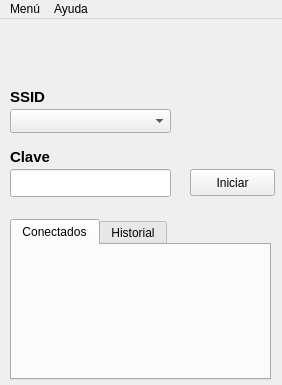
<?xml version="1.0" encoding="UTF-8"?>
<ui version="4.0">
 <class>MainWindow</class>
 <widget class="QMainWindow" name="MainWindow">
  <property name="windowModality">
   <enum>Qt::ApplicationModal</enum>
  </property>
  <property name="geometry">
   <rect>
    <x>0</x>
    <y>0</y>
    <width>282</width>
    <height>385</height>
   </rect>
  </property>
  <property name="minimumSize">
   <size>
    <width>282</width>
    <height>385</height>
   </size>
  </property>
  <property name="maximumSize">
   <size>
    <width>282</width>
    <height>385</height>
   </size>
  </property>
  <property name="windowTitle">
   <string>Connecty</string>
  </property>
  <property name="toolTip">
   <string/>
  </property>
  <widget class="QWidget" name="centralwidget">
   <widget class="QComboBox" name="ssid">
    <property name="geometry">
     <rect>
      <x>10</x>
      <y>90</y>
      <width>161</width>
      <height>24</height>
     </rect>
    </property>
    <property name="toolTip">
     <string>Seleccione el perfil de conexión a iniciar</string>
    </property>
   </widget>
   <widget class="QLineEdit" name="lineEdit">
    <property name="geometry">
     <rect>
      <x>10</x>
      <y>150</y>
      <width>161</width>
      <height>28</height>
     </rect>
    </property>
   </widget>
   <widget class="QLabel" name="label">
    <property name="geometry">
     <rect>
      <x>10</x>
      <y>70</y>
      <width>60</width>
      <height>16</height>
     </rect>
    </property>
    <property name="font">
     <font>
      <pointsize>11</pointsize>
      <weight>75</weight>
      <bold>true</bold>
     </font>
    </property>
    <property name="text">
     <string>SSID</string>
    </property>
   </widget>
   <widget class="QLabel" name="label_2">
    <property name="geometry">
     <rect>
      <x>10</x>
      <y>130</y>
      <width>60</width>
      <height>16</height>
     </rect>
    </property>
    <property name="font">
     <font>
      <pointsize>11</pointsize>
      <weight>75</weight>
      <bold>true</bold>
     </font>
    </property>
    <property name="text">
     <string>Clave</string>
    </property>
   </widget>
   <widget class="QTabWidget" name="tabWidget">
    <property name="geometry">
     <rect>
      <x>10</x>
      <y>200</y>
      <width>261</width>
      <height>161</height>
     </rect>
    </property>
    <property name="currentIndex">
     <number>0</number>
    </property>
    <widget class="QWidget" name="tab">
     <attribute name="title">
      <string>Conectados</string>
     </attribute>
     <attribute name="toolTip">
      <string>Usuarios conectados actualmente</string>
     </attribute>
    </widget>
    <widget class="QWidget" name="tab_2">
     <attribute name="title">
      <string>Historial</string>
     </attribute>
     <attribute name="toolTip">
      <string>Historial de usuarios conectados</string>
     </attribute>
    </widget>
   </widget>
   <widget class="QPushButton" name="start_service">
    <property name="geometry">
     <rect>
      <x>190</x>
      <y>150</y>
      <width>85</width>
      <height>27</height>
     </rect>
    </property>
    <property name="toolTip">
     <string>Iniciar el servicio de conexión</string>
    </property>
    <property name="autoFillBackground">
     <bool>false</bool>
    </property>
    <property name="text">
     <string>Iniciar</string>
    </property>
    <property name="icon">
     <iconset>
      <normalon>:/icons/dialog-apply.png</normalon>
     </iconset>
    </property>
   </widget>
   <widget class="QLabel" name="label_3">
    <property name="geometry">
     <rect>
      <x>90</x>
      <y>0</y>
      <width>91</width>
      <height>81</height>
     </rect>
    </property>
    <property name="toolTip">
     <string>Difunde la señal</string>
    </property>
    <property name="text">
     <string/>
    </property>
    <property name="pixmap">
     <pixmap resource="../Resources/resources.qrc">:/icons/network-wireless_1.png</pixmap>
    </property>
    <property name="scaledContents">
     <bool>true</bool>
    </property>
   </widget>
  </widget>
  <widget class="QMenuBar" name="menubar">
   <property name="geometry">
    <rect>
     <x>0</x>
     <y>0</y>
     <width>282</width>
     <height>22</height>
    </rect>
   </property>
   <widget class="QMenu" name="menuMen_u">
    <property name="title">
     <string>Menú</string>
    </property>
    <addaction name="actionConfigurar"/>
    <addaction name="actionPerfiles"/>
   </widget>
   <widget class="QMenu" name="menuAyuda">
    <property name="title">
     <string>Ayuda</string>
    </property>
    <addaction name="actionAcerca_de"/>
   </widget>
   <addaction name="menuMen_u"/>
   <addaction name="menuAyuda"/>
  </widget>
  <action name="actionConfigurar">
   <property name="text">
    <string>Configurar</string>
   </property>
  </action>
  <action name="actionPerfiles">
   <property name="text">
    <string>Perfiles</string>
   </property>
  </action>
  <action name="actionAcerca_de">
   <property name="text">
    <string>Acerca de...</string>
   </property>
  </action>
 </widget>
 <resources>
  <include location="../Resources/resources.qrc"/>
 </resources>
 <connections/>
</ui>
